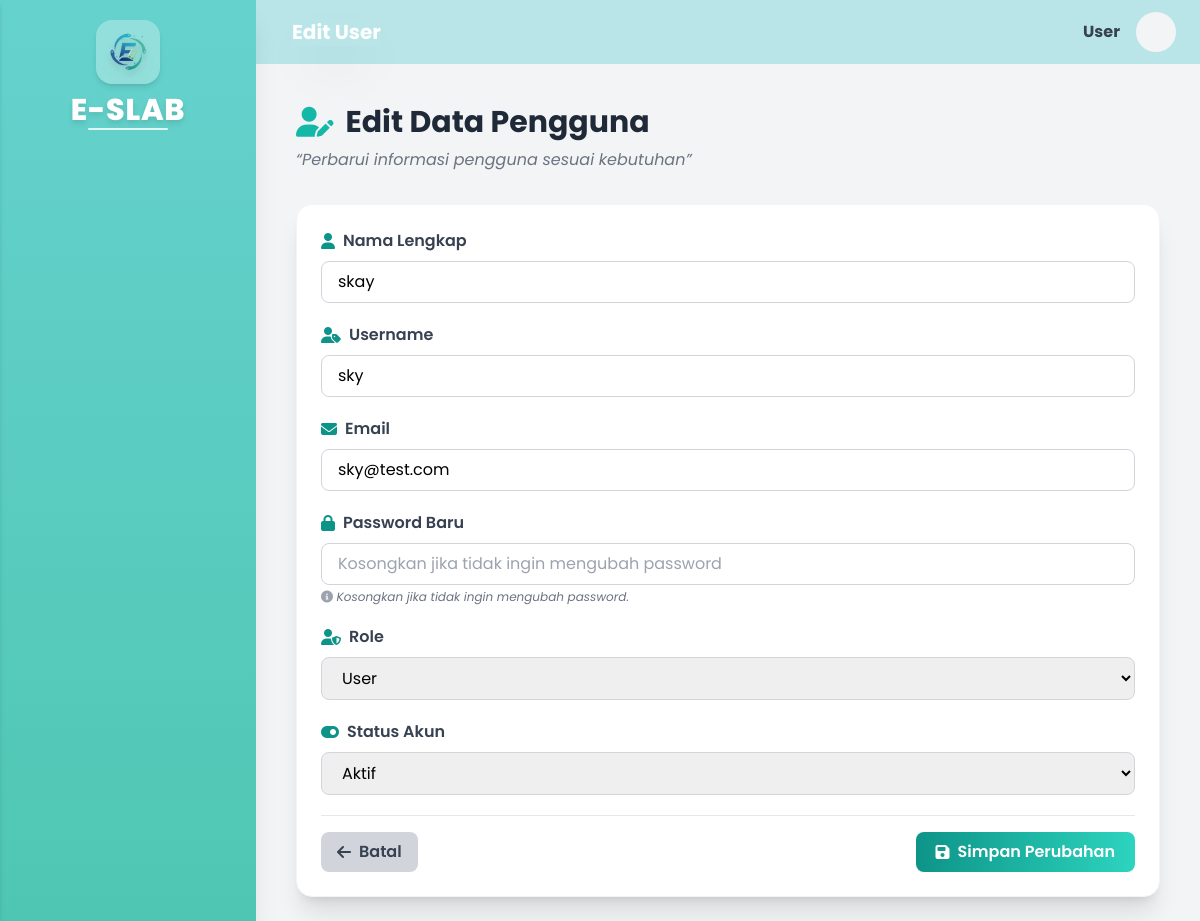
The page /admin/user_edit/2 on the database as committed earlier.
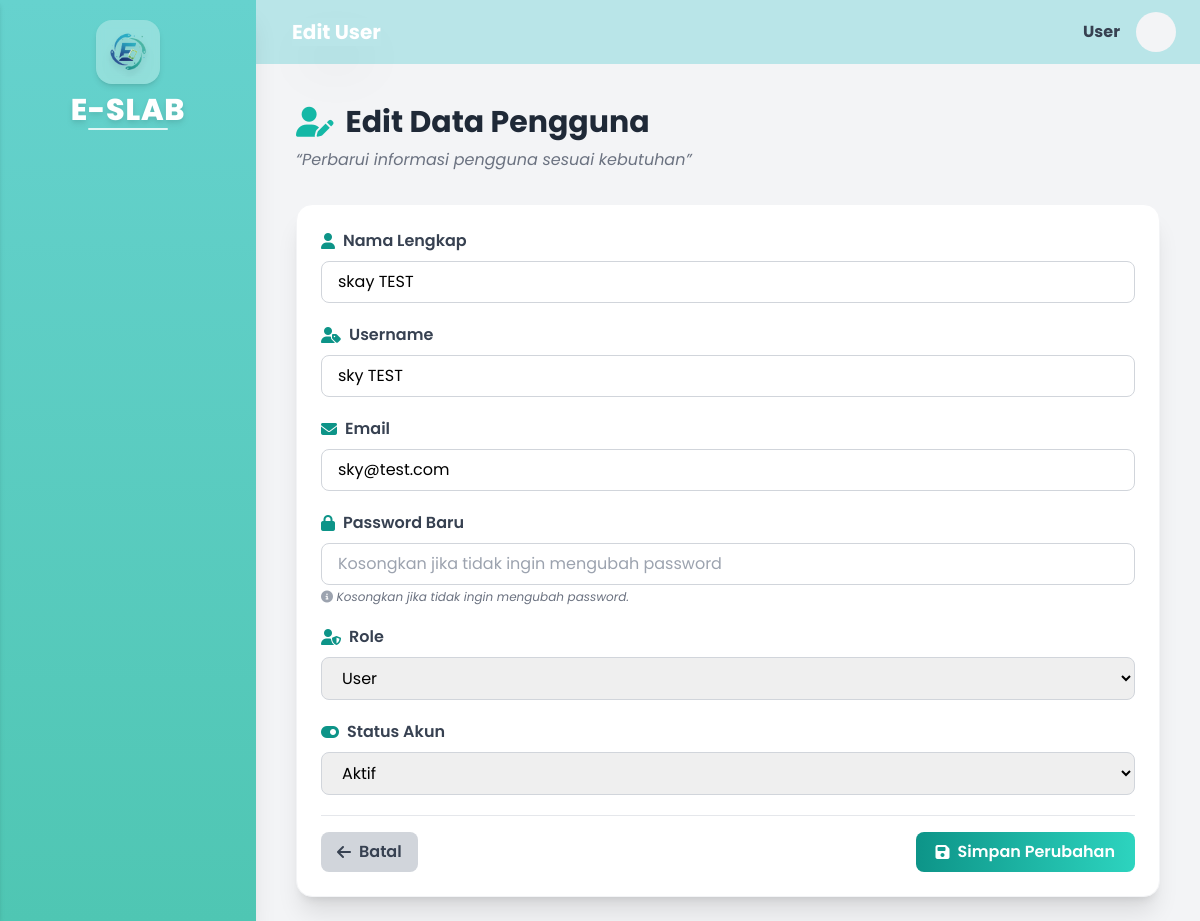
The same page on the database as committed later.
### tables this page shows
CREATE TABLE `users` (
  `id_user` int(11) NOT NULL,
  `nama` varchar(100) NOT NULL,
  `username` varchar(50) NOT NULL,
  `email` varchar(100) DEFAULT NULL,
  `password` varchar(255) NOT NULL,
  `role` enum('user','admin','superadmin') NOT NULL DEFAULT 'user',
  `is_active` tinyint(1) NOT NULL DEFAULT 1,
  `created_at` timestamp NOT NULL DEFAULT current_timestamp(),
  `updated_at` timestamp NULL DEFAULT NULL ON UPDATE current_timestamp(),
  `status_approval` enum('pending','approved','rejected') DEFAULT 'approved',
  `requested_role` varchar(20) DEFAULT NULL
);

### application/controllers/admin/Admin.php (called while the page is built, shortened)
<?php
class Admin extends CI_Controller
{
    public function __construct()
    {
        $this->load->model('Peminjaman_model');
        $this->load->model('Notifikasi_model');
        $this->load->database();
        $this->load->helper('url');
    }
    public function user_edit($id = null)
    {
        $this->load->model('User_model');
        $data['user'] = $this->User_model->get_by_id($id);
        $data['title'] = 'Edit User';
        $user_name = $this->session->userdata('nama') ?? $this->session->userdata('username');
        $data['user_name'] = $user_name;
        $data['user_initial'] = strtoupper(substr($user_name, 0, 1));
        $this->load->view('layouts/header', $data);
        $this->load->view('layouts/sidebar', $data);
        $this->load->view('admin/manage_user/edit', $data);
        $this->load->view('layouts/footer');
    }
}

### index.php (called while the page is built, shortened)
<?php
require_once BASEPATH.'core/CodeIgniter.php';

### application/models/User_model.php (called while the page is built, shortened)
<?php
class User_model extends CI_Model
{
    protected $table = 'users';
    public function get_by_id($id_user)
    {
        return $this->db->get_where($this->table, ['id_user' => $id_user])->row();
    }
}

### application/views/admin/manage_user/edit.php (the view, shortened to what the changed rows need)
<div class="max-w-6xl px-4">
  <div class="text-left mb-8">
    <h2 class="text-3xl font-bold text-gray-800 flex justify-start items-center gap-3">
      <i class="fa-solid fa-user-pen text-teal-500"></i> Edit Data Pengguna
    </h2>
  </div>
  <form action="<?= site_url('admin/user_edit/'.$user->id_user) ?>" method="post"
        class="bg-white p-6 rounded-2xl shadow-xl border border-gray-100 space-y-5 transition-all duration-300 hover:shadow-2xl">
    <div>
      <label class="block text-gray-700 font-semibold mb-2 flex items-center gap-2">
        <i class="fa-solid fa-user text-teal-600"></i> Nama Lengkap
      </label>
      <input type="text" name="nama"
             value="<?= htmlspecialchars($user->nama) ?>"
             class="w-full px-4 py-2 border border-gray-300 rounded-lg focus:ring-2 focus:ring-teal-500 focus:outline-none"
             placeholder="Masukkan nama pengguna" required>
    </div>
    <div>
      <label class="block text-gray-700 font-semibold mb-2 flex items-center gap-2">
        <i class="fa-solid fa-user-tag text-teal-600"></i> Username
      </label>
      <input type="text" name="username"
             value="<?= htmlspecialchars($user->username) ?>"
             class="w-full px-4 py-2 border border-gray-300 rounded-lg focus:ring-2 focus:ring-teal-500 focus:outline-none"
             placeholder="Masukkan username" required>
    </div>
    <div>
      <label class="block text-gray-700 font-semibold mb-2 flex items-center gap-2">
        <i class="fa-solid fa-envelope text-teal-600"></i> Email
      </label>
      <input type="email" name="email"
             value="<?= htmlspecialchars($user->email) ?>"
             class="w-full px-4 py-2 border border-gray-300 rounded-lg focus:ring-2 focus:ring-teal-500 focus:outline-none"
             placeholder="Masukkan email pengguna" required>
    </div>
    <div>
      <label class="block text-gray-700 font-semibold mb-2 flex items-center gap-2">
        <i class="fa-solid fa-user-shield text-teal-600"></i> Role
      </label>
      <select name="role"
              class="w-full px-4 py-2 border border-gray-300 rounded-lg focus:ring-2 focus:ring-teal-500 focus:outline-none">
        <option value="user" <?= $user->role === 'user' ? 'selected' : '' ?>>User</option>
      </select>
    </div>
    <div>
      <label class="block text-gray-700 font-semibold mb-2 flex items-center gap-2">
        <i class="fa-solid fa-toggle-on text-teal-600"></i> Status Akun
      </label>
      <select name="is_active"
              class="w-full px-4 py-2 border border-gray-300 rounded-lg focus:ring-2 focus:ring-teal-500 focus:outline-none">
        <option value="1" <?= $user->is_active ? 'selected' : '' ?>>Aktif</option>
      </select>
    </div>
  </form>
</div>

Rows that differ between the two databases and show on the page:
changed users "sky@test.com": nama "skay" → "skay TEST"; username "sky" → "sky TEST"
